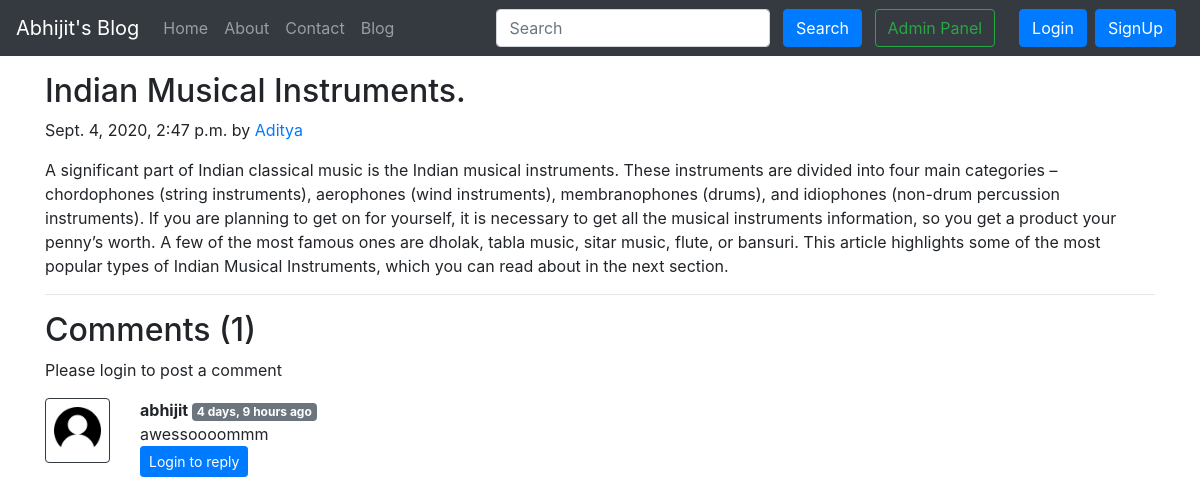
The page /blog/aditya on the database its author committed.
### blog/models.py (models this page shows, shortened)
class Post(models.Model):
    sno=models.AutoField(primary_key=True)
    title=models.CharField(max_length=255)
    author=models.CharField(max_length=14)
    slug=models.CharField(max_length=130)
    timeStamp=models.DateTimeField(blank=True)
    content=models.TextField()

class BlogComment(models.Model):
    sno= models.AutoField(primary_key=True)
    comment=models.TextField()
    user=models.ForeignKey(User, on_delete=models.CASCADE)
    post=models.ForeignKey(Post, on_delete=models.CASCADE)
    parent=models.ForeignKey('self',on_delete=models.CASCADE, null=True )
    timestamp= models.DateTimeField(default=now)

### blog/views.py (the view)
# urls.py: path('<str:slug>',views.blogPost, name='blogPost'),
def blogPost(request, slug):
    post=Post.objects.filter(slug=slug).first()
    comments= BlogComment.objects.filter(post=post, parent=None)
    replies= BlogComment.objects.filter(post=post).exclude(parent=None)
    replyDict={}
    for reply in replies:
        if reply.parent.sno not in replyDict.keys():
            replyDict[reply.parent.sno]=[reply]
        else:
            replyDict[reply.parent.sno].append(reply)
    context={'post':post, 'comments': comments, 'user': request.user, 'replyDict': replyDict}
    return render(request, "blog/blogPost.html", context)

### blog/templatetags/extras.py (called while the page is built)
@register.filter(name='get_val')
def get_val(dict, key):
    return dict.get(key)

### templates/blog/blogpost.html (shortened to what this page needs)
{% extends 'base.html' %}
{% block body %}
{% load humanize %}
{% load extras %}
<div class="container my-3">
    <h2 class="blog-post-title">{{post.title}}</h2>
    <p class="blog-post-meta">{{post.timeStamp}} by <a href="/about">{{post.author}}</a></p>
    <p>{{post.content|safe}}</p>
    <hr>
</div>
<div class="container">
    <h2> Comments ({{comments.count}}) </h2>
    <div class="my-2">
        {% if user.is_authenticated %}
        <form action="/blog/postComment" method="post">
            {% csrf_token %}
            <div class="form-group">
                <label for="exampleInputEmail1">Post Comment </label>
                <input type="text" class="form-control" name="comment" placeholder="Enter comment here">
            </div>
            <input type="hidden" name="postSno" value="{{post.sno}}">
            <input type="hidden" name="parentSno" value="">
            <button type="submit" class="btn btn-primary">Submit</button>
        </form>
        {% else %}
        Please login to post a comment
        {% endif %}
    </div>
    {% for comment in comments %}
    <div class="row my-3">
        <div class="col-md-1  ">
            <img class="rounded mx-auto d-block w-100 border border-dark p-2" src="/static/img/user.png" alt="user">
        </div>
        <div class="col-md-11 ">
            <b> {{comment.user.username}} </b> <span class="badge badge-secondary ">{{comment.timestamp| naturaltime}}</span>
            <div>{{comment.comment}}</div>
            <div class="reply mx-0">
                {% if user.is_authenticated %}
                <button class="btn btn-sm btn-primary" type="button" data-toggle="collapse" data-target="#replyBox{{comment.sno}}" aria-expanded="false" aria-controls="replyBox{{comment.sno}}">
                    Reply
                </button>
                <div class="collapse" id="replyBox{{comment.sno}}">
                    <div class="card card-body my-2">
                        <form action="/blog/postComment" method="post">
                            {% csrf_token %}
                            <div class="form-group">
                                <label for="comment">Post a reply </label>
                                <input type="text" class="form-control" name="comment" placeholder="Enter comment here">
                                <input type="hidden" name="parentSno" value="{{comment.sno}}">
                            </div>
                            <input type="hidden" name="postSno" value="{{post.sno}}">
                            <button type="submit" class="btn btn-primary">Submit</button>
                        </form>
                    </div>
                </div>
                {% else %}
                <button class="btn btn-sm btn-primary" type="button" data-toggle="collapse" data-target="#replyBox{{comment.sno}}" aria-expanded="false" aria-controls="replyBox{{comment.sno}}">
                    Login to reply
                </button>
                {% endif %}
            </div>
        </div>
    </div>
    {% endfor %}
</div>
{% endblock %}

### rows shown on the page
Post: title "Indian Musical Instruments.", timeStamp "Sept. 4, 2020, 2:47 p.m.", author "Aditya", content "A significant part of Indian classical music is the Indian musical instruments. These instruments are divided into four main categories – chordophones (string instruments), aerophones (wind instruments), membranophones (drums), and idiophones (non-drum percussion instruments). If you are planning to get on for yourself, it is necessary to get all the musical instruments information, so you get a product your penny’s worth. A few of the most famous ones are dholak, tabla music, sitar music, flute, or bansuri. This article highlights some of the most popular types of Indian Musical Instruments, which you can read about in the next section."
BlogComment: user.username "abhijit", timestamp "4 days, 9 hours ago", comment "awessoooommm"

### other values the page prints
{{ comments.count }} "1"
